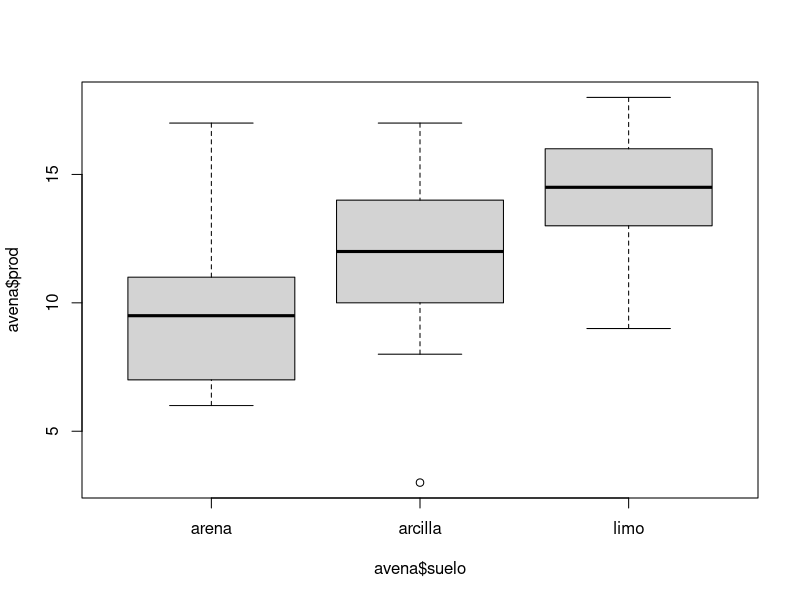
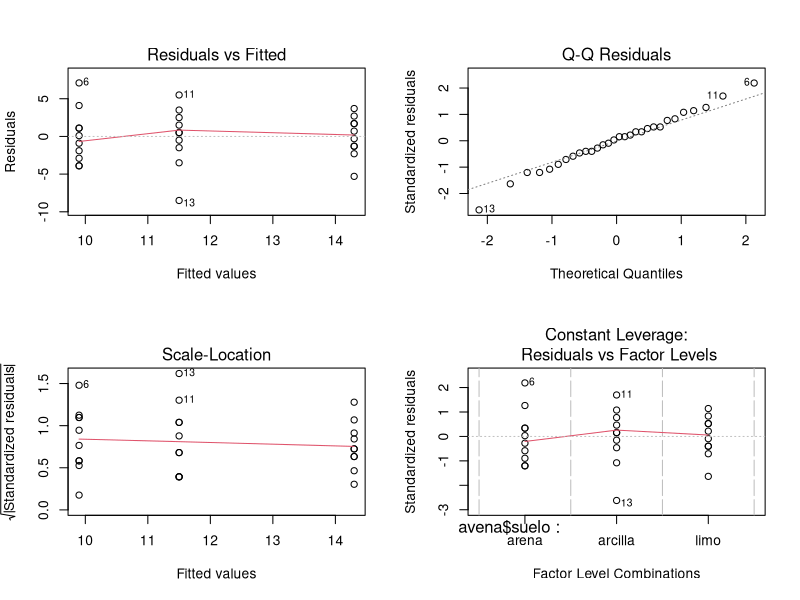
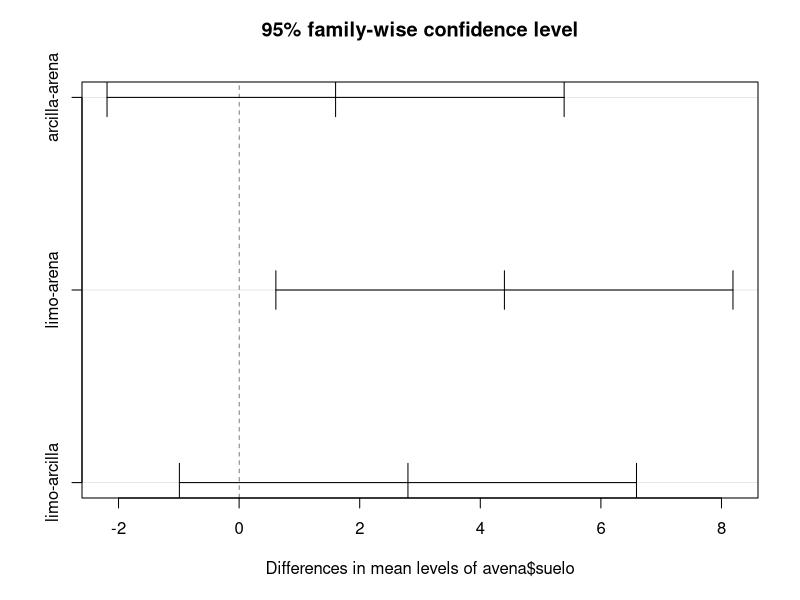

Here is the R script that generated these plots, in order:
# MAGT
# Análisis de varianza (ANOVA)
# 27/09/2022 


# Datos -------------------------------------------------------------------

arena <- c(6, 10, 8, 6, 14, 17, 9, 11, 7, 11)
arcilla <- c(17, 15, 3, 11, 14, 12, 12, 8, 10, 13)
limo <- c(13, 16, 9, 12, 15, 16, 17, 13, 18, 14)

prod <- c(arena, arcilla, limo)

suelo <- gl(3,10,30, labels = c("arena", "arcilla", "limo"))

avena <- data.frame(suelo, prod)


# función tapply ----------------------------------------------------------

tapply(avena$prod, avena$suelo, length)
tapply(avena$prod, avena$suelo, mean)
tapply(avena$prod, avena$suelo, sd)
tapply(avena$prod, avena$suelo, var)

# revisar la homogeneidad de las varianzas
bartlett.test(avena$prod, avena$suelo)

fligner.test(avena$prod, avena$suelo)

# Revisar datos de forma gráfica

boxplot(avena$prod ~ avena$suelo)

# Suma de cuadrados total
SST <- sum((avena$prod - mean(avena$prod))^2)

# Suma de cuadrados del error
arena - mean(arena)
arcilla-mean(arcilla)
limo-mean(limo)

area.sum <- sum((arena - mean(arena))^2)
arcilla.sum <- sum((arcilla-mean(arcilla))^2)
limo.sum <- sum((limo-mean(limo))^2)

SSe <- area.sum + arcilla.sum + limo.sum
SSe

SStr <- SST - SSe
SStr


# Cuadrado medio 
tapply(avena$prod, avena$suelo, var)
CME <- mean(tapply(avena$prod, avena$suelo, var))
CMtr <- SStr/2
Fcal <- CMtr/CME
Fcal

Ftab <- qf(0.95,2,27)
Ftab


probF <- 1 - pf(Fcal, 2, 27)
probF


# ANOVA procedimiento simplificado 


avena.aov <- aov(avena$prod ~ avena$suelo)
summary(avena.aov)

par(mfrow=c(2,2))
plot(aov(avena$prod ~ avena$suelo))
par(mfrow=c(1,1))


TukeyHSD(avena.aov, conf.level = 0.95)


plot(TukeyHSD(avena.aov))

